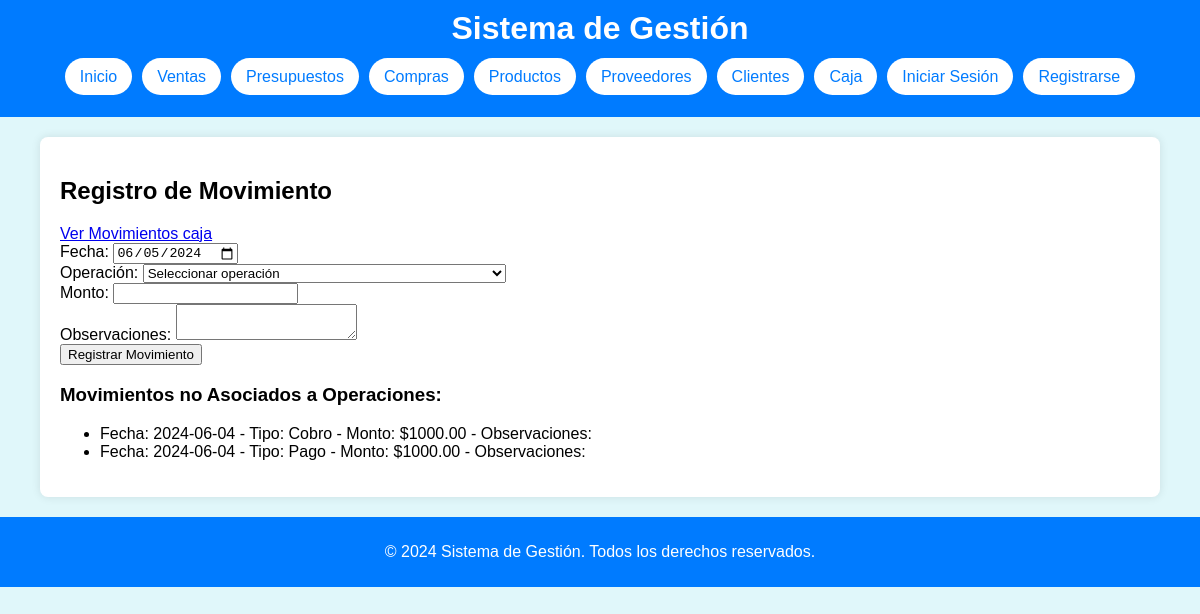
Screenshot of /gestion/caja/registro_movimiento.php with the database file from the repository.
### tables this page shows
CREATE TABLE `movimientos` (
  `ID_Movimiento` int(11) NOT NULL,
  `Fecha` date DEFAULT NULL,
  `Tipo` text NOT NULL,
  `Monto` decimal(10,2) DEFAULT NULL,
  `Observaciones` text DEFAULT NULL,
  `ID_Operacion` int(11) DEFAULT NULL,
  `Saldo` int(11) NOT NULL
);

### gestion/caja/registro_movimiento.php (the view, shortened to what this page needs)
<?php
include '../includes/db_connect.php';
include '../includes/header.php';
$fecha_actual = date('Y-m-d');
$sql_movimientos = "SELECT * FROM Movimientos WHERE ID_Operacion IS NULL";
$result_movimientos = $conn->query($sql_movimientos);
?>
<!DOCTYPE html>
<html lang="es">
<head>
    <link rel="stylesheet" href="../css/styles.css">
</head>
<body>
    <div class="container">
        <h2>Registro de Movimiento</h2>
        <div>
            <a class="btn-add" href="caja.php">Ver Movimientos caja</a>
        </div>
        <form method="post" action="<?php echo htmlspecialchars($_SERVER["PHP_SELF"]); ?>">
            <label for="fecha">Fecha:</label>
            <input type="date" id="fecha" name="fecha" value="<?php echo $fecha_actual; ?>"><br>
            <label for="id_operacion">Operación:</label>
            <select name="id_operacion" id="id_operacion">
                <option value="">Seleccionar operación</option>
            </select><br>
            <label for="monto">Monto:</label>
            <input type="number" id="monto" name="monto" min="<?php echo (!empty($id_operacion)) ? '0' : '-999999999'; ?>" step="0.01"><br>
            <label for="observaciones">Observaciones:</label>
            <textarea id="observaciones" name="observaciones"></textarea><br>
            <input type="submit" value="Registrar Movimiento">
        </form>
        <h3>Movimientos no Asociados a Operaciones:</h3>
        <ul>
            <?php while ($row_movimiento = $result_movimientos->fetch_assoc()): ?>
                <li>Fecha: <?php echo $row_movimiento['Fecha']; ?> - Tipo: <?php echo $row_movimiento['Tipo']; ?> - Monto: $<?php echo $row_movimiento['Monto']; ?> - Observaciones: <?php echo $row_movimiento['Observaciones']; ?></li>
            <?php endwhile; ?>
        </ul>
    </div>
</body>
</html>
<?php
include '../includes/footer.php';
?>

### gestion/css/styles.css (style rules this page uses)
body { font-family: Arial, sans-serif; background-color: #e0f7fa; margin: 0; padding: 0; }
.container { width: 90%; margin: auto; padding: 20px; background-color: #ffffff; border-radius: 8px; box-shadow: 0 0 10px rgba(0, 0, 0, 0.1); }

### rows the page displays
movimientos: Fecha "2024-06-04", Tipo "Cobro", Monto "1000.00"
movimientos: Fecha "2024-06-04", Tipo "Pago", Monto "1000.00"
